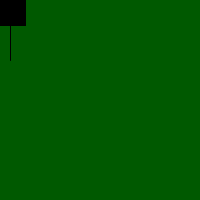
Frame 1 (no input)
Frame 60 (the mouse pressed at the canvas centre just before this capture): identical to frame 1, image omitted
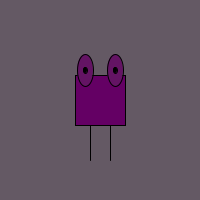
Frame 120 (the mouse held since frame 60 and released just before this capture)

The Processing sketch that drew these frames (run headless with seeded random() and noise(); from frame 60 on, the mouse is pressed at the canvas centre):

// Processing sketch: processing_26796
// ── processing_26796.pde

void setup() {
  size(200,200);
}

void draw() {
  // Try moving background() to setup() and see the difference!
  background(mouseX,89,mouseY);

  // draw Body
  stroke(0);
 fill(mouseX,0,mouseY); 
  rectMode(CENTER);
  // mouseX is a keyword that the sketch replaces with the horizontal position of the mouse.
  // mouseY is a keyword that the sketch replaces with the vertical position of the mouse.
  rect(mouseX,mouseY,50,50);  
  
 //draw eyes
  fill(mouseX, 20, mouseY);
  ellipse(mouseX-15,mouseY-30,16,32); 
  ellipse(mouseX+15,mouseY-30,16,32); 

//draw pupils
fill(0);
  ellipse(mouseX-15,mouseY-30,4,6); 
  ellipse(mouseX+15,mouseY-30,4,6); 

//draw legs
stroke(0);
  // The legs are drawn according to the mouse location and the previous mouse location.
  line(mouseX-10,mouseY+25,pmouseX-10,pmouseY+60);
  line(mouseX+10,mouseY+25,pmouseX+10,pmouseY+60);


  
}
 
                
